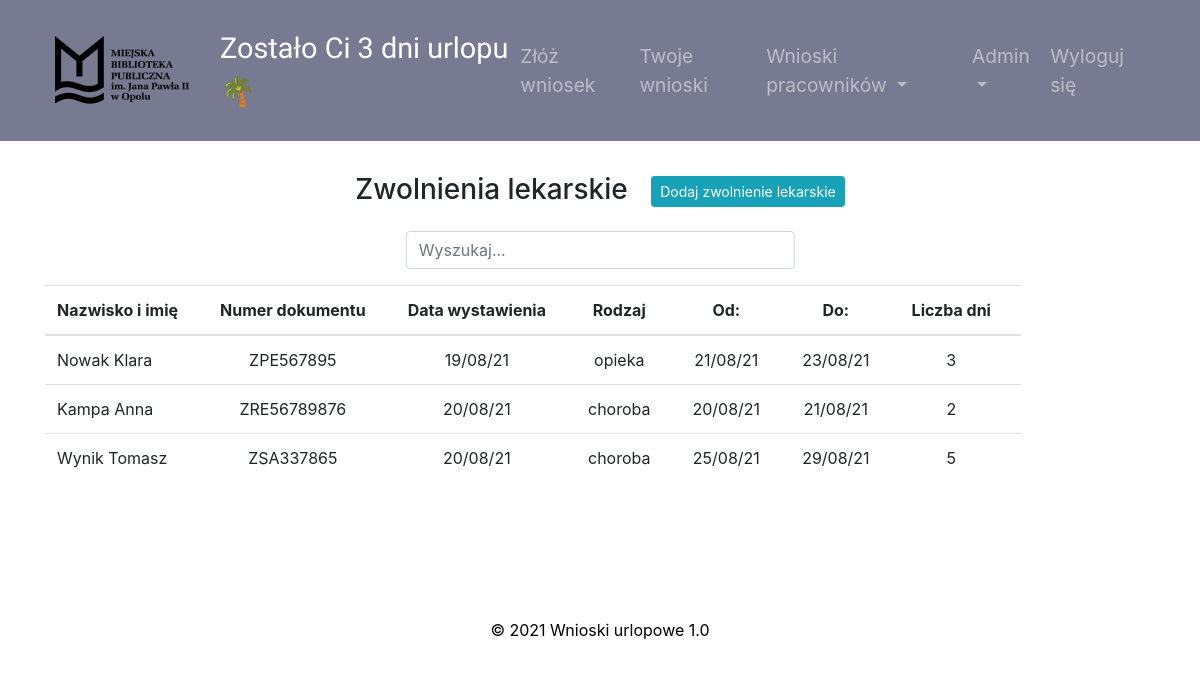
The page /sickleaves (signed in) on the database its author committed.
### main.py (models this page shows, shortened)
class Employee(UserMixin, db.Model):
    __tablename__ = "employees"
    id = db.Column(db.Integer, primary_key=True)
    name = db.Column(db.String(50), unique=False, nullable=False)
    login = db.Column(db.String(10), unique=True, nullable=False)
    password = db.Column(db.String(100))
    position = db.Column(db.String(50), unique=False)
    position_info = db.Column(db.String(20))
    work_place = db.Column(db.String)
    is_manager = db.Column(db.String(3), nullable=False)
    is_topmanager = db.Column(db.String(3), nullable=False)
    work_time = db.Column(db.Float, unique=False, nullable=False)
    email = db.Column(db.String)
    days_off = db.Column(db.Integer, nullable=False)
    annual_days_off = db.Column(db.Integer)
    contract_end = db.Column(db.String)
    requests = relationship("Request", back_populates="author")
    sickleaves = relationship("SickLeave", back_populates="person")
    manager_id = db.Column(db.Integer, db.ForeignKey("employees.id"))
    manager = relationship("Employee", backref='subordinates', remote_side="Employee.id")
    today_note = db.Column(db.String(20))
    additional_info = db.Column(db.String)

class SickLeave(db.Model):
    __tablename__ = "sickleaves"
    id = db.Column(db.Integer, primary_key=True)
    person_id = db.Column(db.Integer, db.ForeignKey("employees.id"))
    person = relationship("Employee", back_populates="sickleaves")
    doc_number = db.Column(db.String(250))
    type = db.Column(db.String(250), nullable=False)
    issue_date = db.Column(db.String(250))
    start_date = db.Column(db.String(250), nullable=False)
    end_date = db.Column(db.String(250), nullable=False)
    days = db.Column(db.Integer)

### main.py (the view)
@app.route("/sickleaves")
@login_required
def sickleaves():
    sickleaves = SickLeave.query.order_by(SickLeave.issue_date).all()
    return render_template("sickleaves.html", sickleaves=sickleaves)

### main.py (called while the page is built)
@login_manager.user_loader
def load_user(employee_id):
    return Employee.query.get(int(employee_id))

### templates/sickleaves.html (shortened to what this page needs)
{% include 'header.html' %}
<section class="page-section">
    <div class="container">
        <div>
        <h3 class="table-title">Zwolnienia lekarskie <a href="{{url_for('add_sickleave')}}" role="button" class="btn ml-3 btn-sm btn-info">Dodaj zwolnienie lekarskie</a></h3>
            <input class="form-control search1" id="myInput1" type="text" placeholder="Wyszukaj...">
        </div>
        <table class="table js-serial table-responsive empl_table" id="present">
            <thead>
            <tr>
                <th scope="col">Nazwisko i imię</th>
                <th scope="col" class="text-center">Numer dokumentu</th>
                <th scope="col" class="text-center">Data wystawienia</th>
                <th scope="col" class="text-center">Rodzaj</th>
                <th scope="col" class="text-center">Od:</th>
                <th scope="col" class="text-center">Do:</th>
                <th scope="col">Liczba dni</th>
            </tr>
            </thead>
            <tbody id="myTable1">
                {% for sickleave in sickleaves %}
            <tr>
                <td>{{ sickleave.person.name }}</td>
                <td class="text-center">{{ sickleave.doc_number }}</td>
                <td class="text-center">{{ sickleave.issue_date}}</td>
                <td class="text-center">{{ sickleave.type }}</td>
                <td class="text-center">{{ sickleave.start_date }}</td>
                <td class="text-center">{{ sickleave.end_date }}</td>
                <td class="text-center"> {{ sickleave.days }}</td>
            </tr>
            {% endfor %}
            </tbody>
        </table>
    </div>
</section>
{% include 'footer.html' %}

### templates/header.html (shortened to what this page needs)
<!DOCTYPE html>
<html lang="pl">
<head>
    <link rel="stylesheet" href="https://maxcdn.bootstrapcdn.com/bootstrap/4.0.0/css/bootstrap.min.css"
>
    <link rel="stylesheet" href="https://cdnjs.cloudflare.com/ajax/libs/bootstrap-datepicker/1.9.0/css/bootstrap-datepicker.min.css"/>
    <link rel="stylesheet" href="./static/style.css" >
</head>
<body>
    <nav class="navbar position-sticky top-0 navbar-expand-lg navbar-dark w-100">
<div class="container-fluid">
        <a href="{{url_for('main')}}" class="navbar-brand ml-1" id="nav_urlop"><img src="/static/mbp_logo.png" class="d-inline-block align-center"  style="padding-right: 15px;"></a><p class="info"> {%if current_user.is_authenticated%} Zostało Ci {{current_user.days_off}} {% if current_user.work_time<1 %}godz. {%else%} dni  {%endif%}urlopu <span class="palm">🌴</span> {%endif%}</p>
        <div class="collapse navbar-collapse" id="navbarSupportedContent">
        <ul class="navbar-nav ml-auto">
            {% if current_user.position != "dyrektor"%}
                 <li class="nav-item">
                <a class="nav-link link-hide" href="{{url_for('main')}}">Złóż wniosek</a>
            </li>
            <li class="nav-item">
                <a class="nav-link link-hide" href="{{url_for('my_requests')}}">Twoje wnioski</a>
            </li>
            {% endif %}
            {% if current_user.is_manager == "TAK" %}
              <li class="nav-item dropdown">
      <a class="nav-link dropdown-toggle" href="{{url_for('employees_requests')}}" id="navbardrop" data-toggle="dropdown">
        Wnioski pracowników
      </a>
    </li>
{% endif %}
            {% if current_user.login in ["wynik", "kostek"] %}
                     <li class="nav-item dropdown">
      <a class="nav-link dropdown-toggle" href="{{url_for('admin_site')}}" id="navbardrop2" data-toggle="dropdown">
        Admin</a>
    </li>
           {% endif %}
            <li class="nav-item">
                <a class="nav-link link-hide" href="{{url_for('logout')}}">Wyloguj się</a>
            </li>
        </ul>
        </div>
    </div>
    </nav>

### static/style.css (style rules this page uses)
.page-section { display: -webkit-box; display: -ms-flexbox; display: flex; -webkit-box-pack: center; -ms-flex-pack: center; justify-content: center; scroll-padding-top: 200px; margin-top: 2rem; padding-bottom: 5rem; }
.table-title { margin-bottom: 1.5rem; text-align: center; }
input.search, input.search1 { position: relative; left: 50%; -webkit-transform: translateX(-50%); transform: translateX(-50%); width: 35%; margin-bottom: 16px; }
.navbar { background-color: #787A91; padding: 1% 3%; z-index: 1; }
.navbar-brand { font-size: 1.5rem; }
.info { font-size: 1.8rem; font-family: 'Signika Negative', sans-serif; color: #fff; margin-top: 15px; }
.nav-link { font-size: 1.2rem; }
@media (min-width: 360px) { .page-section { scroll-padding-top: 160px; } }
@media (min-width: 992px) { .page-section { scroll-padding-top: 150px; } }
.empl_table > thead > tr > th { padding-right: 30px; }
.empl_table > tbody > tr > td { padding-right: 30px; }

### rows shown on the page
Employee: days_off "3"
SickLeave: person.name "Nowak Klara", doc_number "ZPE567895", issue_date "19/08/21", type "opieka", start_date "21/08/21", end_date "23/08/21", days "3"
SickLeave: person.name "Kampa Anna", doc_number "ZRE56789876", issue_date "20/08/21", type "choroba", start_date "20/08/21", end_date "21/08/21", days "2"
SickLeave: person.name "Wynik Tomasz", doc_number "ZSA337865", issue_date "20/08/21", type "choroba", start_date "25/08/21", end_date "29/08/21", days "5"
